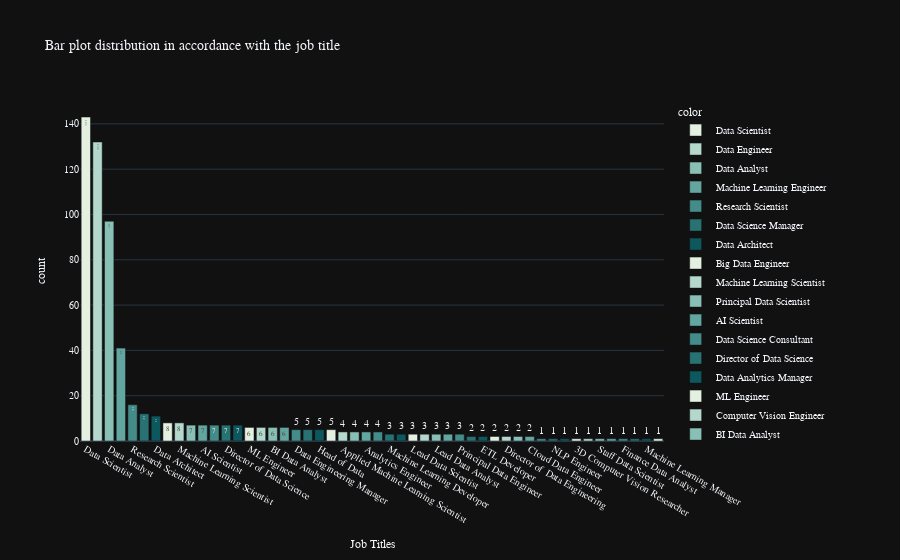

The notebook cell this image was saved under:
### Markdown cell above
#### 2.2 Job demand as per the job title

We will plot a barplot which will help us understand the job demand in accordance with the job title.

### Code cell
job_title_list = df['job_title'].value_counts()
fig = px.bar(
    y = job_title_list.values,
    x = job_title_list.index,
    color = job_title_list.index,
    color_discrete_sequence = px.colors.sequential.Mint,
    text = job_title_list.values,
    title = 'Bar plot distribution in accordance with the job title',
    template = 'plotly_dark'
)
fig.update_layout(
    xaxis_title="Job Titles",
    yaxis_title="count",
    font = dict(size=10,family="Franklin Gothic"))
fig.show()

### Figure 1 — Plotly figure (JSON) as saved in the notebook; plotly's stock layout.template omitted (floating-point values rounded to 4 significant figures)
{"data": [{"alignmentgroup": "True", "hovertemplate": "color=Data Scientist<br>x=%{x}<br>y=%{y}<br>text=%{text}<extra></extra>", "legendgroup": "Data Scientist", "marker": {"color": "rgb(228, 241, 225)", "pattern": {"shape": ""}}, "name": "Data Scientist", "offsetgroup": "Data Scientist", "orientation": "v", "showlegend": true, "text": [143], "textposition": "auto", "type": "bar", "x": ["Data Scientist"], "xaxis": "x", "y": [143], "yaxis": "y"}, {"alignmentgroup": "True", "hovertemplate": "color=Data Engineer<br>x=%{x}<br>y=%{y}<br>text=%{text}<extra></extra>", "legendgroup": "Data Engineer", "marker": {"color": "rgb(180, 217, 204)", "pattern": {"shape": ""}}, "name": "Data Engineer", "offsetgroup": "Data Engineer", "orientation": "v", "showlegend": true, "text": [132], "textposition": "auto", "type": "bar", "x": ["Data Engineer"], "xaxis": "x", "y": [132], "yaxis": "y"}, {"alignmentgroup": "True", "hovertemplate": "color=Data Analyst<br>x=%{x}<br>y=%{y}<br>text=%{text}<extra></extra>", "legendgroup": "Data Analyst", "marker": {"color": "rgb(137, 192, 182)", "pattern": {"shape": ""}}, "name": "Data Analyst", "offsetgroup": "Data Analyst", "orientation": "v", "showlegend": true, "text": [97], "textposition": "auto", "type": "bar", "x": ["Data Analyst"], "xaxis": "x", "y": [97], "yaxis": "y"}, {"alignmentgroup": "True", "hovertemplate": "color=Machine Learning Engineer<br>x=%{x}<br>y=%{y}<br>text=%{text}<extra></extra>", "legendgroup": "Machine Learning Engineer", "marker": {"color": "rgb(99, 166, 160)", "pattern": {"shape": ""}}, "name": "Machine Learning Engineer", "offsetgroup": "Machine Learning Engineer", "orientation": "v", "showlegend": true, "text": [41], "textposition": "auto", "type": "bar", "x": ["Machine Learning Engineer"], "xaxis": "x", "y": [41], "yaxis": "y"}, {"alignmentgroup": "True", "hovertemplate": "color=Research Scientist<br>x=%{x}<br>y=%{y}<br>text=%{text}<extra></extra>", "legendgroup": "Research Scientist", "marker": {"color": "rgb(68, 140, 138)", "pattern": {"shape": ""}}, "name": "Research Scientist", "offsetgroup": "Research Scientist", "orientation": "v", "showlegend": true, "text": [16], "textposition": "auto", "type": "bar", "x": ["Research Scientist"], "xaxis": "x", "y": [16], "yaxis": "y"}, {"alignmentgroup": "True", "hovertemplate": "color=Data Science Manager<br>x=%{x}<br>y=%{y}<br>text=%{text}<extra></extra>", "legendgroup": "Data Science Manager", "marker": {"color": "rgb(40, 114, 116)", "pattern": {"shape": ""}}, "name": "Data Science Manager", "offsetgroup": "Data Science Manager", "orientation": "v", "showlegend": true, "text": [12], "textposition": "auto", "type": "bar", "x": ["Data Science Manager"], "xaxis": "x", "y": [12], "yaxis": "y"}, {"alignmentgroup": "True", "hovertemplate": "color=Data Architect<br>x=%{x}<br>y=%{y}<br>text=%{text}<extra></extra>", "legendgroup": "Data Architect", "marker": {"color": "rgb(13, 88, 95)", "pattern": {"shape": ""}}, "name": "Data Architect", "offsetgroup": "Data Architect", "orientation": "v", "showlegend": true, "text": [11], "textposition": "auto", "type": "bar", "x": ["Data Architect"], "xaxis": "x", "y": [11], "yaxis": "y"}, {"alignmentgroup": "True", "hovertemplate": "color=Big Data Engineer<br>x=%{x}<br>y=%{y}<br>text=%{text}<extra></extra>", "legendgroup": "Big Data Engineer", "marker": {"color": "rgb(228, 241, 225)", "pattern": {"shape": ""}}, "name": "Big Data Engineer", "offsetgroup": "Big Data Engineer", "orientation": "v", "showlegend": true, "text": [8], "textposition": "auto", "type": "bar", "x": ["Big Data Engineer"], "xaxis": "x", "y": [8], "yaxis": "y"}, {"alignmentgroup": "True", "hovertemplate": "color=Machine Learning Scientist<br>x=%{x}<br>y=%{y}<br>text=%{text}<extra></extra>", "legendgroup": "Machine Learning Scientist", "marker": {"color": "rgb(180, 217, 204)", "pattern": {"shape": ""}}, "name": "Machine Learning Scientist", "offsetgroup": "Machine Learning Scientist", "orientation": "v", "showlegend": true, "text": [8], "textposition": "auto", "type": "bar", "x": ["Machine Learning Scientist"], "xaxis": "x", "y": [8], "yaxis": "y"}, {"alignmentgroup": "True", "hovertemplate": "color=Principal Data Scientist<br>x=%{x}<br>y=%{y}<br>text=%{text}<extra></extra>", "legendgroup": "Principal Data Scientist", "marker": {"color": "rgb(137, 192, 182)", "pattern": {"shape": ""}}, "name": "Principal Data Scientist", "offsetgroup": "Principal Data Scientist", "orientation": "v", "showlegend": true, "text": [7], "textposition": "auto", "type": "bar", "x": ["Principal Data Scientist"], "xaxis": "x", "y": [7], "yaxis": "y"}, {"alignmentgroup": "True", "hovertemplate": "color=AI Scientist<br>x=%{x}<br>y=%{y}<br>text=%{text}<extra></extra>", "legendgroup": "AI Scientist", "marker": {"color": "rgb(99, 166, 160)", "pattern": {"shape": ""}}, "name": "AI Scientist", "offsetgroup": "AI Scientist", "orientation": "v", "showlegend": true, "text": [7], "textposition": "auto", "type": "bar", "x": ["AI Scientist"], "xaxis": "x", "y": [7], "yaxis": "y"}, {"alignmentgroup": "True", "hovertemplate": "color=Data Science Consultant<br>x=%{x}<br>y=%{y}<br>text=%{text}<extra></extra>", "legendgroup": "Data Science Consultant", "marker": {"color": "rgb(68, 140, 138)", "pattern": {"shape": ""}}, "name": "Data Science Consultant", "offsetgroup": "Data Science Consultant", "orientation": "v", "showlegend": true, "text": [7], "textposition": "auto", "type": "bar", "x": ["Data Science Consultant"], "xaxis": "x", "y": [7], "yaxis": "y"}, {"alignmentgroup": "True", "hovertemplate": "color=Director of Data Science<br>x=%{x}<br>y=%{y}<br>text=%{text}<extra></extra>", "legendgroup": "Director of Data Science", "marker": {"color": "rgb(40, 114, 116)", "pattern": {"shape": ""}}, "name": "Director of Data Science", "offsetgroup": "Director of Data Science", "orientation": "v", "showlegend": true, "text": [7], "textposition": "auto", "type": "bar", "x": ["Director of Data Science"], "xaxis": "x", "y": [7], "yaxis": "y"}, {"alignmentgroup": "True", "hovertemplate": "color=Data Analytics Manager<br>x=%{x}<br>y=%{y}<br>text=%{text}<extra></extra>", "legendgroup": "Data Analytics Manager", "marker": {"color": "rgb(13, 88, 95)", "pattern": {"shape": ""}}, "name": "Data Analytics Manager", "offsetgroup": "Data Analytics Manager", "orientation": "v", "showlegend": true, "text": [7], "textposition": "auto", "type": "bar", "x": ["Data Analytics Manager"], "xaxis": "x", "y": [7], "yaxis": "y"}, {"alignmentgroup": "True", "hovertemplate": "color=ML Engineer<br>x=%{x}<br>y=%{y}<br>text=%{text}<extra></extra>", "legendgroup": "ML Engineer", "marker": {"color": "rgb(228, 241, 225)", "pattern": {"shape": ""}}, "name": "ML Engineer", "offsetgroup": "ML Engineer", "orientation": "v", "showlegend": true, "text": [6], "textposition": "auto", "type": "bar", "x": ["ML Engineer"], "xaxis": "x", "y": [6], "yaxis": "y"}, {"alignmentgroup": "True", "hovertemplate": "color=Computer Vision Engineer<br>x=%{x}<br>y=%{y}<br>text=%{text}<extra></extra>", "legendgroup": "Computer Vision Engineer", "marker": {"color": "rgb(180, 217, 204)", "pattern": {"shape": ""}}, "name": "Computer Vision Engineer", "offsetgroup": "Computer Vision Engineer", "orientation": "v", "showlegend": true, "text": [6], "textposition": "auto", "type": "bar", "x": ["Computer Vision Engineer"], "xaxis": "x", "y": [6], "yaxis": "y"}, {"alignmentgroup": "True", "hovertemplate": "color=BI Data Analyst<br>x=%{x}<br>y=%{y}<br>text=%{text}<extra></extra>", "legendgroup": "BI Data Analyst", "marker": {"color": "rgb(137, 192, 182)", "pattern": {"shape": ""}}, "name": "BI Data Analyst", "offsetgroup": "BI Data Analyst", "orientation": "v", "showlegend": true, "text": [6], "textposition": "auto", "type": "bar", "x": ["BI Data Analyst"], "xaxis": "x", "y": [6], "yaxis": "y"}, {"alignmentgroup": "True", "hovertemplate": "color=Lead Data Engineer<br>x=%{x}<br>y=%{y}<br>text=%{text}<extra></extra>", "legendgroup": "Lead Data Engineer", "marker": {"color": "rgb(99, 166, 160)", "pattern": {"shape": ""}}, "name": "Lead Data Engineer", "offsetgroup": "Lead Data Engineer", "orientation": "v", "showlegend": true, "text": [6], "textposition": "auto", "type": "bar", "x": ["Lead Data Engineer"], "xaxis": "x", "y": [6], "yaxis": "y"}, {"alignmentgroup": "True", "hovertemplate": "color=Data Engineering Manager<br>x=%{x}<br>y=%{y}<br>text=%{text}<extra></extra>", "legendgroup": "Data Engineering Manager", "marker": {"color": "rgb(68, 140, 138)", "pattern": {"shape": ""}}, "name": "Data Engineering Manager", "offsetgroup": "Data Engineering Manager", "orientation": "v", "showlegend": true, "text": [5], "textposition": "auto", "type": "bar", "x": ["Data Engineering Manager"], "xaxis": "x", "y": [5], "yaxis": "y"}, {"alignmentgroup": "True", "hovertemplate": "color=Business Data Analyst<br>x=%{x}<br>y=%{y}<br>text=%{text}<extra></extra>", "legendgroup": "Business Data Analyst", "marker": {"color": "rgb(40, 114, 116)", "pattern": {"shape": ""}}, "name": "Business Data Analyst", "offsetgroup": "Business Data Analyst", "orientation": "v", "showlegend": true, "text": [5], "textposition": "auto", "type": "bar", "x": ["Business Data Analyst"], "xaxis": "x", "y": [5], "yaxis": "y"}, {"alignmentgroup": "True", "hovertemplate": "color=Head of Data<br>x=%{x}<br>y=%{y}<br>text=%{text}<extra></extra>", "legendgroup": "Head of Data", "marker": {"color": "rgb(13, 88, 95)", "pattern": {"shape": ""}}, "name": "Head of Data", "offsetgroup": "Head of Data", "orientation": "v", "showlegend": true, "text": [5], "textposition": "auto", "type": "bar", "x": ["Head of Data"], "xaxis": "x", "y": [5], "yaxis": "y"}, {"alignmentgroup": "True", "hovertemplate": "color=Applied Data Scientist<br>x=%{x}<br>y=%{y}<br>text=%{text}<extra></extra>", "legendgroup": "Applied Data Scientist", "marker": {"color": "rgb(228, 241, 225)", "pattern": {"shape": ""}}, "name": "Applied Data Scientist", "offsetgroup": "Applied Data Scientist", "orientation": "v", "showlegend": true, "text": [5], "textposition": "auto", "type": "bar", "x": ["Applied Data Scientist"], "xaxis": "x", "y": [5], "yaxis": "y"}, {"alignmentgroup": "True", "hovertemplate": "color=Applied Machine Learning Scientist<br>x=%{x}<br>y=%{y}<br>text=%{text}<extra></extra>", "legendgroup": "Applied Machine Learning Scientist", "marker": {"color": "rgb(180, 217, 204)", "pattern": {"shape": ""}}, "name": "Applied Machine Learning Scientist", "offsetgroup": "Applied Machine Learning Scientist", "orientation": "v", "showlegend": true, "text": [4], "textposition": "auto", "type": "bar", "x": ["Applied Machine Learning Scientist"], "xaxis": "x", "y": [4], "yaxis": "y"}, {"alignmentgroup": "True", "hovertemplate": "color=Head of Data Science<br>x=%{x}<br>y=%{y}<br>text=%{text}<extra></extra>", "legendgroup": "Head of Data Science", "marker": {"color": "rgb(137, 192, 182)", "pattern": {"shape": ""}}, "name": "Head of Data Science", "offsetgroup": "Head of Data Science", "orientation": "v", "showlegend": true, "text": [4], "textposition": "auto", "type": "bar", "x": ["Head of Data Science"], "xaxis": "x", "y": [4], "yaxis": "y"}, {"alignmentgroup": "True", "hovertemplate": "color=Analytics Engineer<br>x=%{x}<br>y=%{y}<br>text=%{text}<extra></extra>", "legendgroup": "Analytics Engineer", "marker": {"color": "rgb(99, 166, 160)", "pattern": {"shape": ""}}, "name": "Analytics Engineer", "offsetgroup": "Analytics Engineer", "orientation": "v", "showlegend": true, "text": [4], "textposition": "auto", "type": "bar", "x": ["Analytics Engineer"], "xaxis": "x", "y": [4], "yaxis": "y"}, {"alignmentgroup": "True", "hovertemplate": "color=Data Analytics Engineer<br>x=%{x}<br>y=%{y}<br>text=%{text}<extra></extra>", "legendgroup": "Data Analytics Engineer", "marker": {"color": "rgb(68, 140, 138)", "pattern": {"shape": ""}}, "name": "Data Analytics Engineer", "offsetgroup": "Data Analytics Engineer", "orientation": "v", "showlegend": true, "text": [4], "textposition": "auto", "type": "bar", "x": ["Data Analytics Engineer"], "xaxis": "x", "y": [4], "yaxis": "y"}, {"alignmentgroup": "True", "hovertemplate": "color=Machine Learning Developer<br>x=%{x}<br>y=%{y}<br>text=%{text}<extra></extra>", "legendgroup": "Machine Learning Developer", "marker": {"color": "rgb(40, 114, 116)", "pattern": {"shape": ""}}, "name": "Machine Learning Developer", "offsetgroup": "Machine Learning Developer", "orientation": "v", "showlegend": true, "text": [3], "textposition": "auto", "type": "bar", "x": ["Machine Learning Developer"], "xaxis": "x", "y": [3], "yaxis": "y"}, {"alignmentgroup": "True", "hovertemplate": "color=Machine Learning Infrastructure Engineer<br>x=%{x}<br>y=%{y}<br>text=%{text}<extra></extra>", "legendgroup": "Machine Learning Infrastructure Engineer", "marker": {"color": "rgb(13, 88, 95)", "pattern": {"shape": ""}}, "name": "Machine Learning Infrastructure Engineer", "offsetgroup": "Machine Learning Infrastructure Engineer", "orientation": "v", "showlegend": true, "text": [3], "textposition": "auto", "type": "bar", "x": ["Machine Learning Infrastructure Engineer"], "xaxis": "x", "y": [3], "yaxis": "y"}, {"alignmentgroup": "True", "hovertemplate": "color=Lead Data Scientist<br>x=%{x}<br>y=%{y}<br>text=%{text}<extra></extra>", "legendgroup": "Lead Data Scientist", "marker": {"color": "rgb(228, 241, 225)", "pattern": {"shape": ""}}, "name": "Lead Data Scientist", "offsetgroup": "Lead Data Scientist", "orientation": "v", "showlegend": true, "text": [3], "textposition": "auto", "type": "bar", "x": ["Lead Data Scientist"], "xaxis": "x", "y": [3], "yaxis": "y"}, {"alignmentgroup": "True", "hovertemplate": "color=Computer Vision Software Engineer<br>x=%{x}<br>y=%{y}<br>text=%{text}<extra></extra>", "legendgroup": "Computer Vision Software Engineer", "marker": {"color": "rgb(180, 217, 204)", "pattern": {"shape": ""}}, "name": "Computer Vision Software Engineer", "offsetgroup": "Computer Vision Software Engineer", "orientation": "v", "showlegend": true, "text": [3], "textposition": "auto", "type": "bar", "x": ["Computer Vision Software Engineer"], "xaxis": "x", "y": [3], "yaxis": "y"}, {"alignmentgroup": "True", "hovertemplate": "color=Lead Data Analyst<br>x=%{x}<br>y=%{y}<br>text=%{text}<extra></extra>", "legendgroup": "Lead Data Analyst", "marker": {"color": "rgb(137, 192, 182)", "pattern": {"shape": ""}}, "name": "Lead Data Analyst", "offsetgroup": "Lead Data Analyst", "orientation": "v", "showlegend": true, "text": [3], "textposition": "auto", "type": "bar", "x": ["Lead Data Analyst"], "xaxis": "x", "y": [3], "yaxis": "y"}, {"alignmentgroup": "True", "hovertemplate": "color=Data Science Engineer<br>x=%{x}<br>y=%{y}<br>text=%{text}<extra></extra>", "legendgroup": "Data Science Engineer", "marker": {"color": "rgb(99, 166, 160)", "pattern": {"shape": ""}}, "name": "Data Science Engineer", "offsetgroup": "Data Science Engineer", "orientation": "v", "showlegend": true, "text": [3], "textposition": "auto", "type": "bar", "x": ["Data Science Engineer"], "xaxis": "x", "y": [3], "yaxis": "y"}, {"alignmentgroup": "True", "hovertemplate": "color=Principal Data Engineer<br>x=%{x}<br>y=%{y}<br>text=%{text}<extra></extra>", "legendgroup": "Principal Data Engineer", "marker": {"color": "rgb(68, 140, 138)", "pattern": {"shape": ""}}, "name": "Principal Data Engineer", "offsetgroup": "Principal Data Engineer", "orientation": "v", "showlegend": true, "text": [3], "textposition": "auto", "type": "bar", "x": ["Principal Data Engineer"], "xaxis": "x", "y": [3], "yaxis": "y"}, {"alignmentgroup": "True", "hovertemplate": "color=Principal Data Analyst<br>x=%{x}<br>y=%{y}<br>text=%{text}<extra></extra>", "legendgroup": "Principal Data Analyst", "marker": {"color": "rgb(40, 114, 116)", "pattern": {"shape": ""}}, "name": "Principal Data Analyst", "offsetgroup": "Principal Data Analyst", "orientation": "v", "showlegend": true, "text": [2], "textposition": "auto", "type": "bar", "x": ["Principal Data Analyst"], "xaxis": "x", "y": [2], "yaxis": "y"}, {"alignmentgroup": "True", "hovertemplate": "color=ETL Developer<br>x=%{x}<br>y=%{y}<br>text=%{text}<extra></extra>", "legendgroup": "ETL Developer", "marker": {"color": "rgb(13, 88, 95)", "pattern": {"shape": ""}}, "name": "ETL Developer", "offsetgroup": "ETL Developer", "orientation": "v", "showlegend": true, "text": [2], "textposition": "auto", "type": "bar", "x": ["ETL Developer"], "xaxis": "x", "y": [2], "yaxis": "y"}, {"alignmentgroup": "True", "hovertemplate": "color=Product Data Analyst<br>x=%{x}<br>y=%{y}<br>text=%{text}<extra></extra>", "legendgroup": "Product Data Analyst", "marker": {"color": "rgb(228, 241, 225)", "pattern": {"shape": ""}}, "name": "Product Data Analyst", "offsetgroup": "Product Data Analyst", "orientation": "v", "showlegend": true, "text": [2], "textposition": "auto", "type": "bar", "x": ["Product Data Analyst"], "xaxis": "x", "y": [2], "yaxis": "y"}, {"alignmentgroup": "True", "hovertemplate": "color=Director of Data Engineering<br>x=%{x}<br>y=%{y}<br>text=%{text}<extra></extra>", "legendgroup": "Director of Data Engineering", "marker": {"color": "rgb(180, 217, 204)", "pattern": {"shape": ""}}, "name": "Director of Data Engineering", "offsetgroup": "Director of Data Engineering", "orientation": "v", "showlegend": true, "text": [2], "textposition": "auto", "type": "bar", "x": ["Director of Data Engineering"], "xaxis": "x", "y": [2], "yaxis": "y"}, {"alignmentgroup": "True", "hovertemplate": "color=Financial Data Analyst<br>x=%{x}<br>y=%{y}<br>text=%{text}<extra></extra>", "legendgroup": "Financial Data Analyst", "marker": {"color": "rgb(137, 192, 182)", "pattern": {"shape": ""}}, "name": "Financial Data Analyst", "offsetgroup": "Financial Data Analyst", "orientation": "v", "showlegend": true, "text": [2], "textposition": "auto", "type": "bar", "x": ["Financial Data Analyst"], "xaxis": "x", "y": [2], "yaxis": "y"}, {"alignmentgroup": "True", "hovertemplate": "color=Cloud Data Engineer<br>x=%{x}<br>y=%{y}<br>text=%{text}<extra></extra>", "legendgroup": "Cloud Data Engineer", "marker": {"color": "rgb(99, 166, 160)", "pattern": {"shape": ""}}, "name": "Cloud Data Engineer", "offsetgroup": "Cloud Data Engineer", "orientation": "v", "showlegend": true, "text": [2], "textposition": "auto", "type": "bar", "x": ["Cloud Data Engineer"], "xaxis": "x", "y": [2], "yaxis": "y"}, {"alignmentgroup": "True", "hovertemplate": "color=Lead Machine Learning Engineer<br>x=%{x}<br>y=%{y}<br>text=%{text}<extra></extra>", "legendgroup": "Lead Machine Learning Engineer", "marker": {"color": "rgb(68, 140, 138)", "pattern": {"shape": ""}}, "name": "Lead Machine Learning Engineer", "offsetgroup": "Lead Machine Learning Engineer", "orientation": "v", "showlegend": true, "text": [1], "textposition": "auto", "type": "bar", "x": ["Lead Machine Learning Engineer"], "xaxis": "x", "y": [1], "yaxis": "y"}, {"alignmentgroup": "True", "hovertemplate": "color=NLP Engineer<br>x=%{x}<br>y=%{y}<br>text=%{text}<extra></extra>", "legendgroup": "NLP Engineer", "marker": {"color": "rgb(40, 114, 116)", "pattern": {"shape": ""}}, "name": "NLP Engineer", "offsetgroup": "NLP Engineer", "orientation": "v", "showlegend": true, "text": [1], "textposition": "auto", "type": "bar", "x": ["NLP Engineer"], "xaxis": "x", "y": [1], "yaxis": "y"}, {"alignmentgroup": "True", "hovertemplate": "color=Head of Machine Learning<br>x=%{x}<br>y=%{y}<br>text=%{text}<extra></extra>", "legendgroup": "Head of Machine Learning", "marker": {"color": "rgb(13, 88, 95)", "pattern": {"shape": ""}}, "name": "Head of Machine Learning", "offsetgroup": "Head of Machine Learning", "orientation": "v", "showlegend": true, "text": [1], "textposition": "auto", "type": "bar", "x": ["Head of Machine Learning"], "xaxis": "x", "y": [1], "yaxis": "y"}, {"alignmentgroup": "True", "hovertemplate": "color=3D Computer Vision Researcher<br>x=%{x}<br>y=%{y}<br>text=%{text}<extra></extra>", "legendgroup": "3D Computer Vision Researcher", "marker": {"color": "rgb(228, 241, 225)", "pattern": {"shape": ""}}, "name": "3D Computer Vision Researcher", "offsetgroup": "3D Computer Vision Researcher", "orientation": "v", "showlegend": true, "text": [1], "textposition": "auto", "type": "bar", "x": ["3D Computer Vision Researcher"], "xaxis": "x", "y": [1], "yaxis": "y"}, {"alignmentgroup": "True", "hovertemplate": "color=Data Specialist<br>x=%{x}<br>y=%{y}<br>text=%{text}<extra></extra>", "legendgroup": "Data Specialist", "marker": {"color": "rgb(180, 217, 204)", "pattern": {"shape": ""}}, "name": "Data Specialist", "offsetgroup": "Data Specialist", "orientation": "v", "showlegend": true, "text": [1], "textposition": "auto", "type": "bar", "x": ["Data Specialist"], "xaxis": "x", "y": [1], "yaxis": "y"}, {"alignmentgroup": "True", "hovertemplate": "color=Staff Data Scientist<br>x=%{x}<br>y=%{y}<br>text=%{text}<extra></extra>", "legendgroup": "Staff Data Scientist", "marker": {"color": "rgb(137, 192, 182)", "pattern": {"shape": ""}}, "name": "Staff Data Scientist", "offsetgroup": "Staff Data Scientist", "orientation": "v", "showlegend": true, "text": [1], "textposition": "auto", "type": "bar", "x": ["Staff Data Scientist"], "xaxis": "x", "y": [1], "yaxis": "y"}, {"alignmentgroup": "True", "hovertemplate": "color=Big Data Architect<br>x=%{x}<br>y=%{y}<br>text=%{text}<extra></extra>", "legendgroup": "Big Data Architect", "marker": {"color": "rgb(99, 166, 160)", "pattern": {"shape": ""}}, "name": "Big Data Architect", "offsetgroup": "Big Data Architect", "orientation": "v", "showlegend": true, "text": [1], "textposition": "auto", "type": "bar", "x": ["Big Data Architect"], "xaxis": "x", "y": [1], "yaxis": "y"}, {"alignmentgroup": "True", "hovertemplate": "color=Finance Data Analyst<br>x=%{x}<br>y=%{y}<br>text=%{text}<extra></extra>", "legendgroup": "Finance Data Analyst", "marker": {"color": "rgb(68, 140, 138)", "pattern": {"shape": ""}}, "name": "Finance Data Analyst", "offsetgroup": "Finance Data Analyst", "orientation": "v", "showlegend": true, "text": [1], "textposition": "auto", "type": "bar", "x": ["Finance Data Analyst"], "xaxis": "x", "y": [1], "yaxis": "y"}, {"alignmentgroup": "True", "hovertemplate": "color=Marketing Data Analyst<br>x=%{x}<br>y=%{y}<br>text=%{text}<extra></extra>", "legendgroup": "Marketing Data Analyst", "marker": {"color": "rgb(40, 114, 116)", "pattern": {"shape": ""}}, "name": "Marketing Data Analyst", "offsetgroup": "Marketing Data Analyst", "orientation": "v", "showlegend": true, "text": [1], "textposition": "auto", "type": "bar", "x": ["Marketing Data Analyst"], "xaxis": "x", "y": [1], "yaxis": "y"}, {"alignmentgroup": "True", "hovertemplate": "color=Machine Learning Manager<br>x=%{x}<br>y=%{y}<br>text=%{text}<extra></extra>", "legendgroup": "Machine Learning Manager", "marker": {"color": "rgb(13, 88, 95)", "pattern": {"shape": ""}}, "name": "Machine Learning Manager", "offsetgroup": "Machine Learning Manager", "orientation": "v", "showlegend": true, "text": [1], "textposition": "auto", "type": "bar", "x": ["Machine Learning Manager"], "xaxis": "x", "y": [1], "yaxis": "y"}, {"alignmentgroup": "True", "hovertemplate": "color=Data Analytics Lead<br>x=%{x}<br>y=%{y}<br>text=%{text}<extra></extra>", "legendgroup": "Data Analytics Lead", "marker": {"color": "rgb(228, 241, 225)", "pattern": {"shape": ""}}, "name": "Data Analytics Lead", "offsetgroup": "Data Analytics Lead", "orientation": "v", "showlegend": true, "text": [1], "textposition": "auto", "type": "bar", "x": ["Data Analytics Lead"], "xaxis": "x", "y": [1], "yaxis": "y"}], "layout": {"barmode": "relative", "font": {"family": "Franklin Gothic", "size": 10}, "legend": {"title": {"text": "color"}, "tracegroupgap": 0}, "title": {"text": "Bar plot distribution in accordance with the job title"}, "xaxis": {"anchor": "y", "domain": [0, 1], "title": {"text": "Job Titles"}}, "yaxis": {"anchor": "x", "domain": [0, 1], "title": {"text": "count"}}}}
